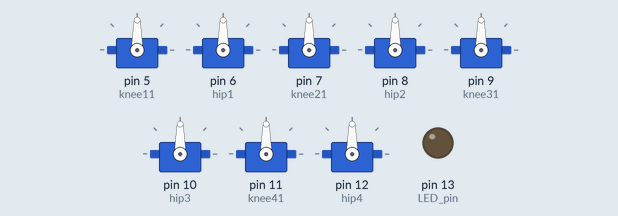
The sketch below on a simulated Arduino Uno, built with avr-gcc and run on an emulated ATmega328P. Shown: 8 × servo, output pins drawn as LEDs (lit = HIGH).

Above: at 0.1 s.
At 7.64 s:
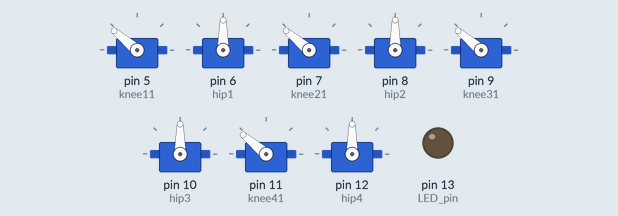
At 15.81 s:
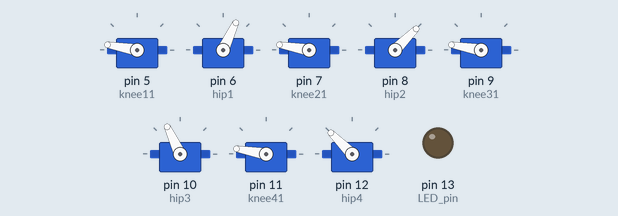
At 23.6 s:
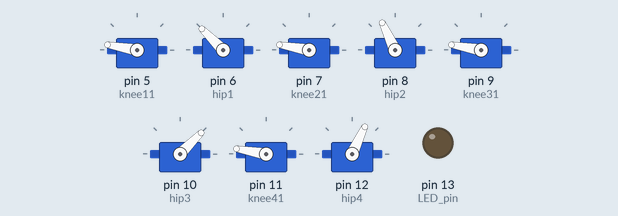
At 31.4 s:
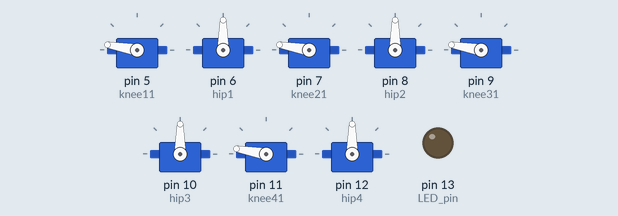
At 39.54 s:
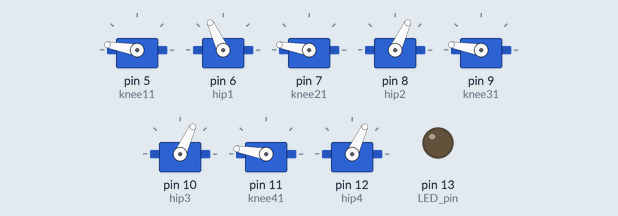
Timing chart, 0 to 40.0 s (numbered marks = the images above):
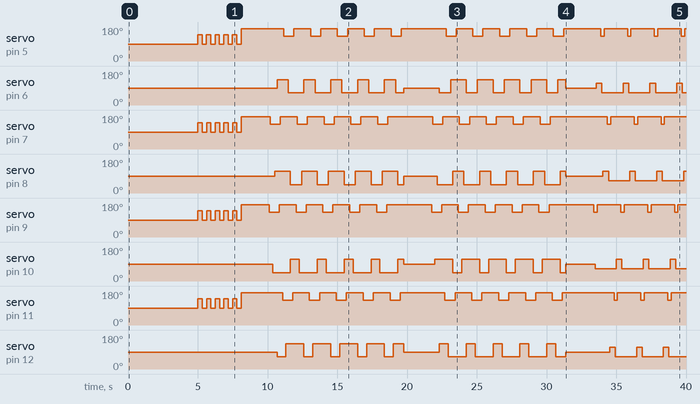

The sketch:

sketch_nov20b.ino
```cpp
/***************************************************/
/////////////////////////////////////////////////////
///    Chopstick Junior 1.0                       ///
///                                               ///
///    Code version 1.0.2                         ///
///    -> forward, left turn, right turn,         ///
///    -> stand up, sit down, sleep + gym         ///
///                                               ///
///    by Lutz Michaelis, November 2011           ///
///    more about this robot and contact form:    ///
///    http://letsmakerobots.com/node/29708       ///
///    powered by                                 ///
///    http://www.roboter-selbstgebaut.com        ///
///                                               ///
///    This code is in the public domain.         ///
///                                               ///
/////////////////////////////////////////////////////
/*********************************************************************************************************************/
///////////////////////////////////////////////////////////////////////////////////////////////////////////////////////
///                                                                                                                 ///
///  Ok, some words to this code. This code is working with MY robot. You are free to copy that code and you can    ///
///  use it for your robot as well . If you publish it in any way again, then please keep my credits in here.       ///
///  There is no guarantee that it's also working with yours since it's a quadruped and there is all about balance. ///
///  Even the slightest weight difference will bring your robot in danger of falling over.                          ///
///  I tried to comment as much as I could but I also know that some of you will not understand the code at all.    ///
///  As I am quite busy I can not response to each question so please be patience and wait for the updated code     ///
///  (hopefully with more comments and better structure ;-)                                                         ///
///  Now...please do not waste time and proceed with your project and share it on letsmakerobots.com                ///
///                                                                                                                 ///
///////////////////////////////////////////////////////////////////////////////////////////////////////////////////////
/*********************************************************************************************************************/

#include <Servo.h>
// set the names of the servos
/*
hip1 = front right hip
knee11 = front right knee
hip2 = front left hip
knee21 = front left knee
hip3 = rear left hip
knee31 = rear left knee
hip4 = rear right hip
knee41 = rear right knee
*/
Servo hip1;
Servo knee11;
Servo hip2;
Servo knee21;
Servo hip3;
Servo knee31;
Servo hip4;
Servo knee41;
// set variables needed for some tasks
int b;
int x;
int up;
int up2;
int up3;
int down;
int down2;
int steps;
int rightsteps;
int leftsteps;

String command;
String servo_num;
char character;
String angle;

//////////////////////////////////////
void setup()
{
  pinMode(13, OUTPUT);  // LED pin
  // assign servos to pins and center servos
  knee11.attach(5);
  knee11.write(90);
  hip1.attach(6);
  hip1.write(90);

  knee21.attach(7);
  knee21.write(90);
  hip2.attach(8);
  hip2.write(90);

  knee31.attach(9);
  knee31.write(90);
  hip3.attach(10);
  hip3.write(90);

  knee41.attach(11);
  knee41.write(90);
  hip4.attach(12);
  hip4.write(90);


  Serial.begin(9600);
}
//////////////////////////////////////
void idle() // this is the delay between the steps -> walking speed
 {
  delay(80);  // if set to a bigger number (more delay between the steps -> slower walking) you will see the walking pattern more clearly
 }
//////////////////////////////////////
void test() /* just for debugging -> if need a delay between the subroutines
               you can let the LED blink as an indicator that something is still running  */
{
    for(b = 0; b < 2; b++) // this let the LED blink 5 times
    {
      digitalWrite(13, HIGH);   // turn the LED on
      delay(300);               // wait for .5 second
      digitalWrite(13, LOW);    // turn the LED off
      delay(300);
    }
}
//////////////////////////////////////
void standup()
{
  up2 = 90;
  up3 = 90;
  hip1.write(70);
  hip2.write(80);
  hip3.write(120);
  hip4.write(70);
  for(up = 90; up < 170; up++)
  {
    knee11.write(up);
    up2 = up2 - 1;
    knee21.write(up2);
    delay(20);
  }

  for(up = 90; up < 180; up++)
  {
    knee31.write(up);
    up3 = up3 - 1;
    knee41.write(up3);
    delay(15);
  }
}
//////////////////////////////////////
void sleep()
{
  // hips
  hip1.write(70);
  hip2.write(90);
  hip3.write(70);
  hip4.write(90);
  // knees
  knee11.write(0);
  knee21.write(180);
  knee31.write(0);
  knee41.write(180);
}
//////////////////////////////////////
void stand()
{
  hip1.write(70);
  knee11.write(170);
    delay(20);
  hip2.write(80);
  knee21.write(20);
    delay(20);
  hip3.write(120);
  knee31.write(170);
    delay(20);
  hip4.write(70);
  knee41.write(20);
    delay(20);
}
//////////////////////////////////////
void forward()
{
  // lift front right knee, move front right hip forward and rear right hip backward, lower front right knee
  knee11.write(150);
  idle();
  hip1.write(45);
  hip4.write(90);
  idle();
  knee11.write(170);
  // lift rear left knee, move rear left hip forward and front right hip backward, lower rear left knee
  knee31.write(150);
  idle();
  hip3.write(120);
  hip1.write(110);
  idle();
  knee31.write(170);
  // lift front left knee, move front left hip forward and rear left hip backward, lower front left knee
  knee21.write(40);
  idle();
  hip2.write(110);
  hip3.write(60);
  idle();
  knee21.write(20);
  // lift rear right knee, move rear right hip forward and front left hip backward, lower rear right knee
  knee41.write(40);
  idle();
  hip4.write(30);
  hip2.write(80);
  idle();
  knee41.write(20);
  idle();
}
/////////////////////////////////////
void rightturn()
{
  // lift front right knee, move front right hip forward and rear right hip backward, lower front right knee
  knee11.write(150);
  idle();
  hip1.write(30);
  hip4.write(90);
  idle();
  knee11.write(170);
  // lift rear left knee, move rear left hip forward and front right hip backward, lower rear left knee
  knee31.write(150);
  idle();
  hip3.write(130);
  hip1.write(100);
  idle();
  knee31.write(170);
  // lift front left knee, move front left hip forward and rear left hip backward, lower front left knee
  knee21.write(40);
  idle();
  hip2.write(130);
  hip3.write(50);
  idle();
  knee21.write(20);
  // lift rear right knee, move rear right hip forward and front left hip backward, lower rear right knee
  knee41.write(40);
  idle();
  hip4.write(90);
  hip2.write(50);
  idle();
  knee41.write(20);
  idle();
}
/////////////////////////////////////
void leftturn()
{
  // lift front right knee, move front right hip forward and rear right hip backward, lower front right knee
  knee11.write(150);
  idle();
  hip1.write(30);
  hip4.write(100);
  idle();
  knee11.write(170);
  // lift rear left knee, move rear left hip forward and front right hip backward, lower rear left knee
  knee31.write(150);
  idle();
  hip3.write(90);
  hip1.write(120);
  idle();
  knee31.write(170);
  // lift front left knee, move front left hip forward and rear left hip backward, lower front left knee
  knee21.write(40);
  idle();
  hip2.write(90);
  hip3.write(60);
  idle();
  knee21.write(20);
  // lift rear right knee, move rear right hip forward and front left hip backward, lower rear right knee
  knee41.write(40);
  idle();
  hip4.write(30);
  hip2.write(80);
  idle();
  knee41.write(20);
  idle();
}
/////////////////////////////////////
void laydowndown() // lay down
{
  hip1.write(70);
  hip2.write(80);
  for (down = 170; down > 90; down = down - 1){
      knee11.write(down);
      down2 = 190 - down;
      knee21.write(down2);
      delay(15);
   }
  delay(1000);
  hip3.write(80);
  hip4.write(70);
  for (down = 170; down > 90; down = down - 1){
      knee31.write(down);
      down2 = 190 - down;
      knee41.write(down2);
      delay(15);
  }
}
/////////////////////////////////////
void gym() // ok, this is not very serious but I needed to cheer me up a bit ;-) just see...
{
  int y;
  hip1.write(70);
  knee31.write(130);
  delay(200);
  knee21.write(40);
  hip2.write(110);
  knee21.write(20);
    delay(20);
  knee11.write(60);
    delay(20);
  hip3.write(120);
      delay(20);
  hip4.write(70);
  knee41.write(20);
    delay(20);
}
////////////////////////////////////////////////////////////////////////////
////////////////////////////////////////////////////////////////////////////
////////////////////////////////////////////////////////////////////////////

void pervert(){
//  for(int i=0;i<=90;i++){
//    hip1.write(i);
//    hip2.write(i);
//    hip3.write(i);
//    hip4.write(i);
//    delay(20);
//  }
//  delay(1000);

  for(int i=0;i<=90 ;i++){
    knee11.write(180-i);
    knee21.write(i);
    knee31.write(180-i);
    knee41.write(i);
    delay(10);
  }
  for(int i=90;i>=0;i--){
    knee11.write(180-i);
    knee21.write(i);
    knee31.write(180-i);
    knee41.write(i);
    delay(10);
  }
}

void turn_servo(String servo_num, int angle)
{
  if (servo_num == "s1"){
      knee11.write(angle);
  }else if (servo_num == "s2"){
      hip1.write(angle);
  }else if (servo_num == "s3"){
      knee21.write(angle);
  }else if (servo_num == "s4"){
      hip2.write(angle);
  }else if (servo_num == "s5"){
      knee31.write(angle);
  }else if (servo_num == "s6"){
      hip3.write(angle);
  }else if (servo_num == "s7"){
      knee41.write(angle);
  }else if (servo_num == "s8"){
      hip4.write(angle);
  }else{
      Serial.println("Command not found.");
  }
}

void parse_command(String command){
  servo_num = command.substring(0,2);
  angle = command.substring(2);
  turn_servo(servo_num, angle.toInt());
}

void lay_down_2(){
  parse_command("s190");
  delay(1);
  parse_command("s390");
  delay(1);
  parse_command("s590");
  delay(1);
  parse_command("s790");

  delay(1);
  parse_command("s290");
  delay(1);
  parse_command("s490");
  delay(1);
  parse_command("s690");
  delay(1);
  parse_command("s890");
  delay(1);
}

void stand_up_2(){
  parse_command("s1170");
  delay(1);
  parse_command("s3170");
  delay(1);
  parse_command("s5170");
  delay(1);
  parse_command("s7170");
  delay(1);
  parse_command("s290");
  delay(1);
  parse_command("s490");
  delay(1);
  parse_command("s690");
  delay(1);
  parse_command("s890");
  delay(1);
}

void half_stand_up_2(){
  parse_command("s1140");
  delay(1);
  parse_command("s3140");
  delay(1);
  parse_command("s5140");
  delay(1);
  parse_command("s7140");
  delay(1);
  parse_command("s290");
  delay(1);
  parse_command("s490");
  delay(1);
  parse_command("s690");
  delay(1);
  parse_command("s890");
  delay(1);
}

void pervert_exercise(){
  half_stand_up_2();
  delay(300);
  lay_down_2();
  delay(300);
}


void walk_forward_2(){
  //firstpart
  //rear left knee up & front right knee up
  parse_command("s5130"); //rear left knee up
  idle();
  parse_command("s3130"); //front right knee up
  idle();
  idle();

  //rear left shoulder forward & front right shoulder forward & front left shoulder backward & rear right shoulder backward
  parse_command("s645"); //rear left shoulder forward
  idle();
  idle();
  parse_command("s4115"); //front right shoulder forward
  idle();
  idle();
  parse_command("s2135"); //front left shoulder backward
  parse_command("s865"); //rear right shoulder backward
  idle();
  idle();

  //rear left knee down &  front right knee down
  parse_command("s5170"); //rear left knee down
  idle();
  parse_command("s3170"); //front right knee down
  idle();
  idle();


  //2nd part
  //rear right knee up & front left knee up
  parse_command("s7130"); //rear right knee up
  idle();
  parse_command("s1130"); //front left knee up
  idle();
  idle();
  //rear right shoulder forward & front left shoulder forward & rear left shoulder backward & front right shoulder backward
  parse_command("s8135"); //rear right shoulder forward
  idle();
  idle();
  parse_command("s265"); //front left shoulder forward
  idle();
  idle();
  parse_command("s6115"); //rear left shoulder backward
  parse_command("s445"); //front right shoulder backward
  idle();
  idle();

  //rear right knee down & front left knee down
  parse_command("s7170"); //rear right knee down
  idle();
  parse_command("s1170"); //front left knee down
  idle();
  idle();
}

void walk_backward_2(){
  //firstpart
  //rear left knee up & front right knee up
  parse_command("s5130"); //rear left knee up
  idle();
  parse_command("s3130"); //front right knee up
  idle();
  idle();

  //rear left shoulder forward & front right shoulder forward & front left shoulder backward & rear right shoulder backward
  parse_command("s6115"); //rear left shoulder backward
  idle();
  idle();
  parse_command("s445"); //front right shoulder backward
  idle();
  idle();
  parse_command("s265"); //front left shoulder forward
  parse_command("s8135"); //rear right shoulder forward
  idle();
  idle();

  //rear left knee down &  front right knee down
  parse_command("s5170"); //rear left knee down
  idle();
  parse_command("s3170"); //front right knee down
  idle();
  idle();


  //2nd part
  //rear right knee up & front left knee up
  parse_command("s7130"); //rear right knee up
  idle();
  parse_command("s1130"); //front left knee up
  idle();
  idle();
  //rear right shoulder forward & front left shoulder forward & rear left shoulder backward & front right shoulder backward
  parse_command("s865"); //rear right shoulder backward
  idle();
  idle();
  parse_command("s2135"); //front left shoulder backward
  idle();
  idle();
  parse_command("s645"); //rear left shoulder forward
  parse_command("s4115"); //front right shoulder forward
  idle();
  idle();

  //rear right knee down & front left knee down
  parse_command("s7170"); //rear right knee down
  idle();
  parse_command("s1170"); //front left knee down
  idle();
  idle();
}

void rotate_right_2(){
  parse_command("s5130");
  idle();
  parse_command("s665");
  idle();
  parse_command("s2115");
  idle();
  parse_command("s5170");
  idle();
  idle();
  idle();

  parse_command("s1130");
  idle();
  parse_command("s265");
  idle();
  parse_command("s4115");
  idle();
  parse_command("s1170");
  idle();
  idle();
  idle();

  parse_command("s3130");
  idle();
  parse_command("s465");
  idle();
  parse_command("s8115");
  idle();
  parse_command("s3170");
  idle();
  idle();
  idle();

  parse_command("s7130");
  idle();
  parse_command("s865");
  idle();
  parse_command("s6115");
  idle();
  parse_command("s7170");
  idle();
  idle();
  idle();
}

void rotate_left_2(){
   parse_command("s5130");
  idle();
  parse_command("s6115");
  idle();
  parse_command("s265");
  idle();
  parse_command("s5170");
  idle();
  idle();
  idle();

  parse_command("s1130");
  idle();
  parse_command("s2115");
  idle();
  parse_command("s465");
  idle();
  parse_command("s1170");
  idle();
  idle();
  idle();

  parse_command("s3130");
  idle();
  parse_command("s4115");
  idle();
  parse_command("s865");
  idle();
  parse_command("s3170");
  idle();
  idle();
  idle();

  parse_command("s7130");
  idle();
  parse_command("s8115");
  idle();
  parse_command("s665");
  idle();
  parse_command("s7170");
  idle();
  idle();
  idle();
}

void move_controller(String movement, int movement_times){
  if (movement == "fw"){
    for(int i=0;i<movement_times;i++){
      walk_forward_2();
    }
    stand_up_2();
  } else if (movement == "bw"){
    for(int i=0;i<movement_times;i++){
      walk_backward_2();
    }
    stand_up_2();
  }else if (movement == "pe"){
    for(int i=0;i<movement_times;i++){
      pervert_exercise();
    }
    stand_up_2();
  }else if (movement == "rr"){
    stand_up_2();
    for(int i=0;i<movement_times;i++){
      rotate_right_2();
    }
    stand_up_2();
  }else if (movement == "rl"){
    stand_up_2();
    for(int i=0;i<movement_times;i++){
      rotate_left_2();
    }
    stand_up_2();
  }else if (movement == "ld"){
    lay_down_2();
  } else if (movement == "su"){
    stand_up_2();
  } else {

  }
}


int is_command_send = 0;

boolean is_setup_run = false;
boolean is_stand_up = false;
boolean is_exercise = false;
boolean is_walk_forward = false;
String movement = "";
int movement_times = 0;
void loop()
{
//  parse_command("s5135");
 delay(5000);
 move_controller("pe", 5);
 delay(2000);
 move_controller("fw", 5);
 delay(2000);
 move_controller("bw", 5);
 delay(2000);
 move_controller("rr", 6);
 delay(2000);
 move_controller("rl", 6);
 delay(2000);
 move_controller("ld", 0);

//  if (is_exercise == false){
//    for(int i=0;i<8;i++){
//      stand_up_2();
//      delay(1000);
//      lay_down_2();
//      delay(1000);
//    }
//    is_exercise = true;
//  }
//
//
//    if (is_stand_up == false){
//      stand_up_2();
//      is_stand_up = true;
//    }
//
//    for(int i=0;i<10;i++){
//      walk_forward_2();
//    }


//  if (is_stand_up == false){
//    stand_up_2();
//    is_stand_up = true;
//    delay(3000);
//  }
//
//
//  for(int i=0;i<8;i++){
//   walk_forward_2();
//   delay(1000);
//  }

// if (Serial.available() > 0)
//  {
//    command = Serial.readString();
//    is_command_send = 1;
//  }
//
//  if( is_command_send == 1){
//    Serial.println(command);
//    movement = command.substring(0,2);
//    movement_times = command.substring(2).toInt();
//    move_controller(movement, movement_times);
//    is_command_send = 0;
//  }


//  pervert();
//  sleep();                      // start from this position
//  test();                       // this is the delay between each pattern
//  standup();                    // let the robot go from sleep to standing position
//  test();                       // this is the delay between each pattern
//  while(steps < 10){            // just a loop for 10 steps forward since he still have no eyes
//  forward();
//  steps++;
//  }
//  test();
//  while(rightsteps < 10){       // just a loop for 10 steps right turn since he still have no eyes
//  rightturn();
//  rightsteps++;
//  }
//  test();                       // this is the delay between each pattern
//  while(leftsteps < 10){        // just a loop for 10 steps left turn since he still have no eyes
//  leftturn();
//  leftsteps++;
//  }
//  gym();                        // doing some funny (i think) move
//  test();                       // this is the delay between each pattern
//  laydowndown();                // lay down after these exercises
//  test();                       // this is the delay between each pattern

}
```

Measured:
- by itself, servo on pin 5 (knee11): 90° → 140° at 5.0 s, → 90° 0.31 s later, → 140° 0.31 s later, → 90° 0.31 s later, … (39 changes in this stretch)
- by itself, servo on pin 6 (hip1): 90° → 135° at 10.7 s, → 65° 0.80 s later, → 135° 1.1 s later, → 65° 0.80 s later, … (30 changes in this stretch)
- by itself, servo on pin 7 (knee21): 90° → 140° at 5.0 s, → 90° 0.31 s later, → 140° 0.31 s later, → 90° 0.31 s later, … (37 changes in this stretch)
- by itself, servo on pin 8 (hip2): 90° → 115° at 10.5 s, → 45° 1.1 s later, → 115° 0.80 s later, → 45° 1.1 s later, … (29 changes in this stretch)
- by itself, servo on pin 9 (knee31): 90° → 140° at 5.0 s, → 90° 0.31 s later, → 140° 0.31 s later, → 90° 0.31 s later, … (39 changes in this stretch)
- by itself, servo on pin 10 (hip3): 90° → 45° at 10.4 s, → 115° 1.3 s later, → 45° 0.64 s later, → 115° 1.3 s later, … (29 changes in this stretch)
- by itself, servo on pin 11 (knee41): 90° → 140° at 5.0 s, → 90° 0.31 s later, → 140° 0.31 s later, → 90° 0.31 s later, … (37 changes in this stretch)
- by itself, servo on pin 12 (hip4): 90° → 65° at 10.7 s, → 135° 0.64 s later, → 65° 1.3 s later, → 135° 0.64 s later, … (28 changes in this stretch)
